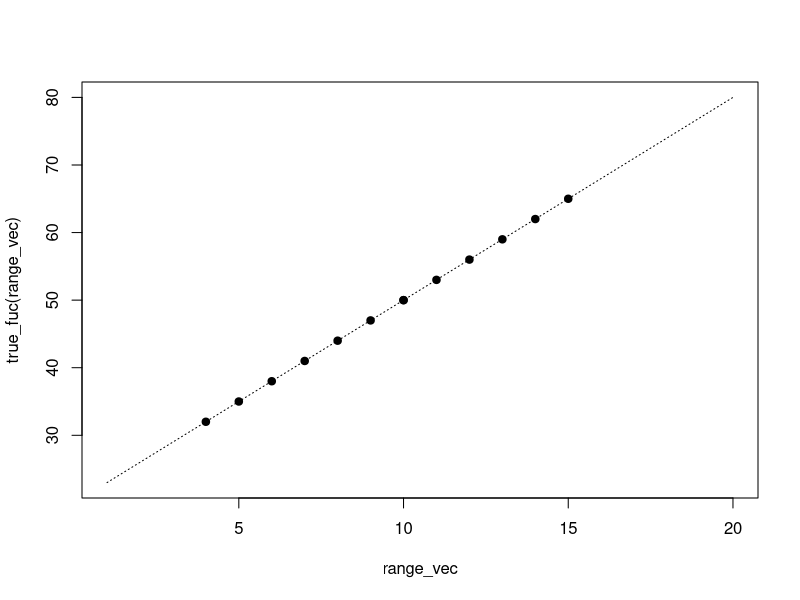
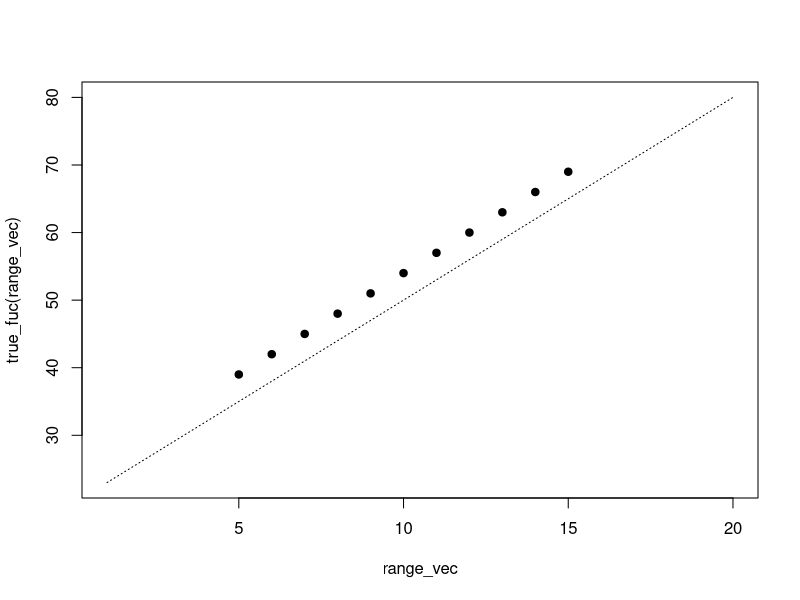
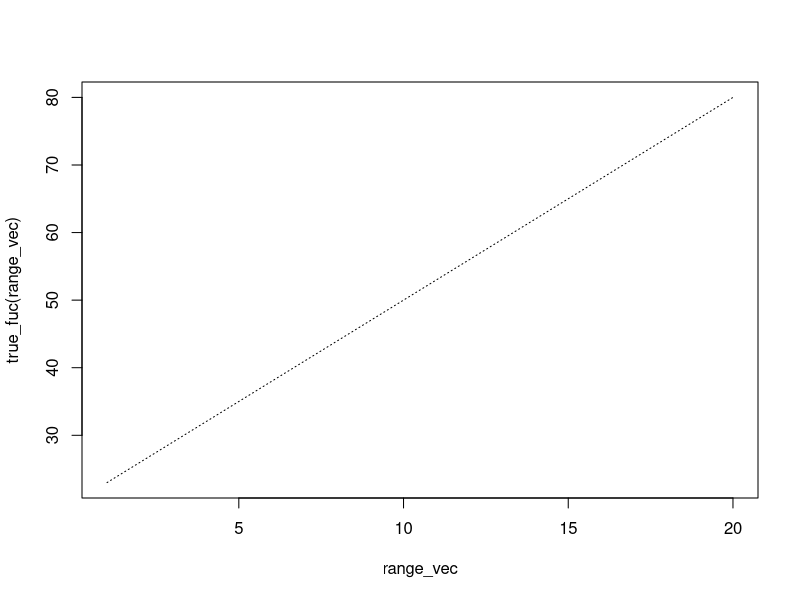
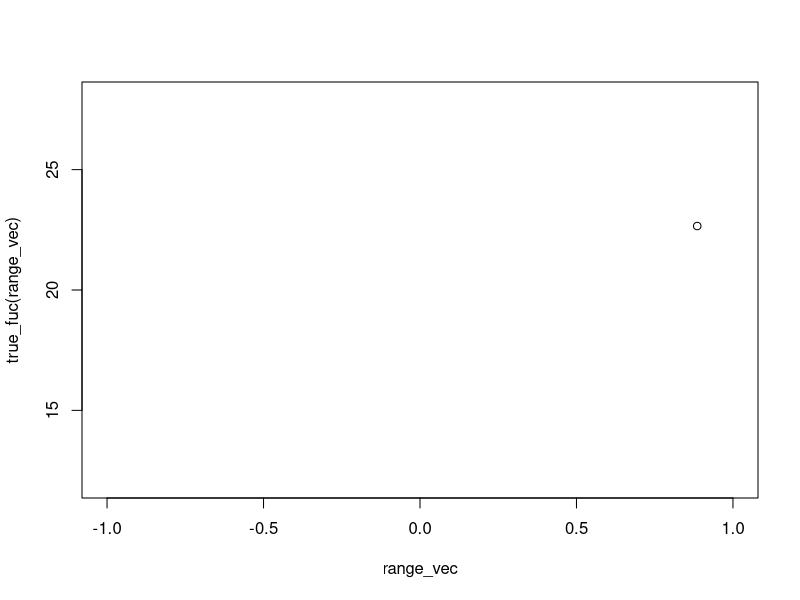

The R source for these figures, in order:
#original straight
true_fuc <- function(x){
  result <- x * 3 + 20
  return(result)
}

range_vec <- 1:20
plot(range_vec, true_fuc(range_vec), 
     type = "l", lty = 3)

#when w/o noise: points(x, y) 관찰 #잡음 없는 직선
points(4, true_fuc(4), pch = 19)
points(10, true_fuc(10), pch = 19)
x <- 5:15
points(x, true_fuc(x), pch = 19)

#when w/ number noise! #잡음
range_vec <- 1:20
plot(range_vec, true_fuc(range_vec), 
     type = "l", lty = 3)

noise_fuc <- function(x){
  result <- x * 3 + 20 + 4
  return(result)
}

points(x, noise_fuc(x), pch = 19)

#noise w/ some Rules! #규칙성 있음
range_vec <- 1:20
plot(range_vec, true_fuc(range_vec), 
     type = "l", lty = 3)

x <- 5:15
noise_fuc2 <- function(x){
  true_vec <- x * 3 + 20 + 0
  noise_vec <- rep(0, length(x))
  noise_vec[x %% 2 == 0] <- 3
  noise_vec[x %% 2 == 1] <- -5
  
  result <- true_vec + noise_vec
  return(result)
}

#points(5, noise_fuc2(4), pch = 19)
#points(9, noise_fuc2(9), pch = 19)
#x <- 5:15
#points(x, noise_fuc2(x), pch = 19)

#Randomly generator 0(.0000) ~ 0.9999
#소숫점 6자리까지 시간 노티.
options(digits.secs = 6) 
Sys.time()
1378 / 10000
6585 / 10000
2936 / 10000
6332 / 10000

mode(Sys.time()) #Sys.time()값은 숫자벡터(numeric)다.

range_vec <- 0:0.999
plot(range_vec, true_fuc(range_vec), 
     type = "l", lty = 3)

#Sys.time()값의 마지막 4자리를 가져오는 함수 생성
random_0to1 <- function(){
  options(digits.secs = 6)
  current_time <- as.character(Sys.time())
                  #Sys.time()값을 문자열로 변환
  n <- nchar(current_time)  #nchar : number of character
  time_decimal <- substr(current_time, n-3, n) #substr(벡터, 시작위치, 끝위치)
  return(as.integer(time_decimal) / 10000) #as.integer: 정수로 변환 
}

a <- random_0to1()
points(a, noise_fuc2(a))

#runif(10) #0~1 랜덤값 n개 생성
runif(10) * 5 + 5 # 5~10의 랜덤값 10개 생성
runif(10) * 4 + 15 # 15~19의 랜덤값 10개 생성

